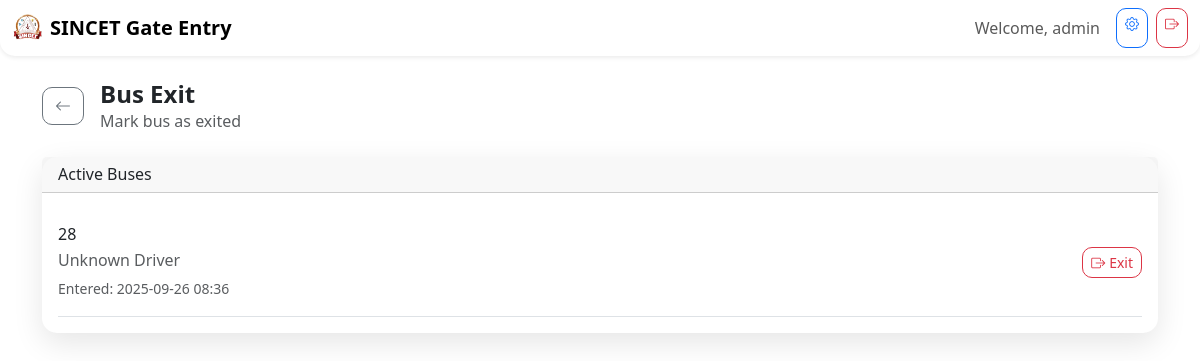
The app's page /vehicle/bus/exit (signed in) with its own data.
### models.py (models this page shows, shortened)
class User(db.Model):
    __tablename__ = 'users'
    id = db.Column(db.String(36), primary_key=True, default=lambda: str(uuid.uuid4()))
    username = db.Column(db.String(80), unique=True, nullable=False)
    password = db.Column(db.String(120), nullable=False)
    role = db.Column(db.String(20), nullable=False, default='user')  # admin, authority, user
    is_active = db.Column(db.Boolean, default=True)
    created_at = db.Column(db.DateTime, default=datetime.utcnow)
    updated_at = db.Column(db.DateTime, default=datetime.utcnow, onupdate=datetime.utcnow)

class BusEntry(db.Model):
    __tablename__ = 'bus_entries'
    id = db.Column(db.String(36), primary_key=True, default=lambda: str(uuid.uuid4()))
    bus_number = db.Column(db.String(50), nullable=False)
    driver_name = db.Column(db.String(100))
    driver_phone = db.Column(db.String(20))
    entry_time = db.Column(db.DateTime, default=datetime.utcnow)
    exit_time = db.Column(db.DateTime)
    route = db.Column(db.String(100))
    passenger_count = db.Column(db.Integer)
    status = db.Column(db.String(20), default='entered')  # entered, exited
    created_by = db.Column(db.String(100))
    notes = db.Column(db.Text)
    vehicle_type = db.Column(db.String(20), default='bus')  # bus, vehicle
    created_at = db.Column(db.DateTime, default=datetime.utcnow)
    updated_at = db.Column(db.DateTime, default=datetime.utcnow, onupdate=datetime.utcnow)

### routes/vehicle.py (the view)
    def decorated_function(*args, **kwargs):
        if 'user_id' not in session:
            return redirect(url_for('auth.login'))
        return f(*args, **kwargs)

### routes/vehicle.py (called while the page is built)
def login_required(f):
    def decorated_function(*args, **kwargs):
        if 'user_id' not in session:
            return redirect(url_for('auth.login'))
        return f(*args, **kwargs)
    decorated_function.__name__ = f.__name__
    return decorated_function

@vehicle_bp.route('/bus/exit', methods=['GET', 'POST'])
@login_required
def bus_exit():
    if request.method == 'POST':
        return exit()
    active_buses = BusEntry.query.filter_by(status='entered', vehicle_type='bus').order_by(BusEntry.entry_time.desc()).all()
    return render_template('vehicle/bus_exit.html', vehicles=active_buses)

### templates/vehicle/bus_exit.html (shortened to what this page needs)
{% extends "base.html" %}
{% block content %}
<div class="container py-4">
    <div class="d-flex align-items-center mb-4">
        <a href="{{ url_for('index') }}" class="btn btn-outline-secondary me-3">
            <i class="bi bi-arrow-left"></i>
        </a>
        <div>
            <h1 class="h4 fw-bold mb-0">Bus Exit</h1>
            <p class="text-muted mb-0">Mark bus as exited</p>
        </div>
    </div>
    {% if vehicles %}
    <div class="card">
        <div class="card-header">
            <h6 class="mb-0">Active Buses</h6>
        </div>
        <div class="card-body">
            {% for vehicle in vehicles %}
            <div class="d-flex justify-content-between align-items-center border-bottom py-3">
                <div>
                    <h6 class="mb-1">{{ vehicle.bus_number }}</h6>
                    <p class="text-muted mb-1">{{ vehicle.driver_name or 'Unknown Driver' }}</p>
                    <small class="text-muted">Entered: {{ vehicle.entry_time.strftime('%Y-%m-%d %H:%M') }}</small>
                </div>
                <form method="POST" class="d-inline">
                    <button type="submit" class="btn btn-outline-danger btn-sm">
                        <i class="bi bi-box-arrow-right me-1"></i>Exit
                    </button>
                </form>
            </div>
            {% endfor %}
        </div>
    </div>
    {% endif %}
</div>
{% endblock %}

### templates/base.html (shortened to what this page needs)
<!DOCTYPE html>
<html lang="en">
<head>
    <link href="https://cdn.jsdelivr.net/npm/bootstrap@5.3.2/dist/css/bootstrap.min.css" rel="stylesheet">
    <link href="https://cdn.jsdelivr.net/npm/bootstrap-icons@1.11.2/font/bootstrap-icons.css" rel="stylesheet">
    <link href="{{ url_for('static', filename='css/style.css') }}" rel="stylesheet">
</head>
<body class="bg-gradient">
    {% if current_user %}
    <nav class="navbar navbar-expand-lg navbar-light bg-white shadow-sm">
        <div class="container-fluid">
            <a class="navbar-brand d-flex align-items-center" href="{{ url_for('index') }}">
                <img src="{{ url_for('static', filename='sincet1.png') }}" alt="SINCET Logo" height="30" class="me-2">
                <span class="fw-bold">SINCET Gate Entry</span>
            </a>
            <div class="navbar-nav ms-auto d-flex flex-row">
                <span class="navbar-text me-3">Welcome, {{ current_user.username }}</span>
                {% if current_user.role == 'admin' %}
                <a href="{{ url_for('authority.list') }}" class="btn btn-outline-primary btn-sm me-2">
                    <i class="bi bi-gear"></i>
                </a>
                {% endif %}
                <a href="{{ url_for('auth.logout') }}" class="btn btn-outline-danger btn-sm">
                    <i class="bi bi-box-arrow-right"></i>
                </a>
            </div>
        </div>
    </nav>
    {% endif %}
    <main class="container-fluid">
        {% block content %}{% endblock %}
    </main>
</body>
</html>

### static/css/style.css (style rules this page uses)
.bg-gradient { background: linear-gradient(135deg, #667eea 0%, #764ba2 100%); min-height: 100vh; }
.card { border: none; border-radius: 15px; box-shadow: 0 10px 30px rgba(0, 0, 0, 0.1); }
.btn { border-radius: 10px; transition: all 0.3s ease; }
.navbar { border-radius: 0 0 15px 15px; }

### records on screen
User: username "admin"
BusEntry: bus_number "28", driver_name "Unknown Driver", entry_time "2025-09-26 08:36"
